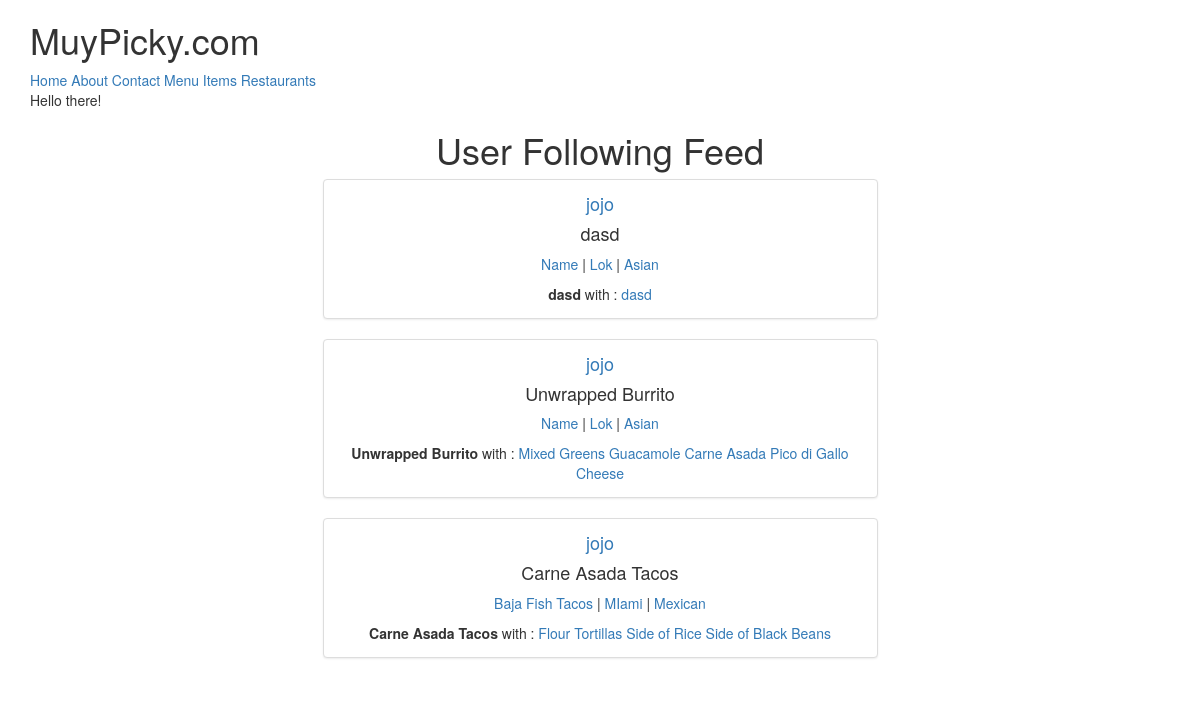
The app's page / (signed in) with its own data.
### menus/models.py (models this page shows, shortened)
class Item(models.Model):
    user        = models.ForeignKey(settings.AUTH_USER_MODEL)
    restaurant  = models.ForeignKey(RestaurantLocation)
    name        = models.CharField(max_length=120)
    contents    = models.TextField(help_text='Separate each item by comma')
    excludes    = models.TextField(blank=True, null=True, help_text='Separate each item by comma')
    public      = models.BooleanField(default=True)
    timestamp   = models.DateTimeField(auto_now_add=True)
    updated     = models.DateTimeField(auto_now=True)
    class Meta:
        ordering = ['-updated', '-timestamp']
    def get_contents(self):
        return self.contents.split(",")

### restaurants/models.py (models this page shows, shortened)
class RestaurantLocation(models.Model):
    owner       = models.ForeignKey(User) # Django Models Unleashed JOINCFE.com
    name        = models.CharField(max_length=120)
    location    = models.CharField(max_length=120, null=True, blank=True)
    category    = models.CharField(max_length=120, null=True, blank=True, validators=[validate_category])
    timestamp   = models.DateTimeField(auto_now_add=True)
    updated     = models.DateTimeField(auto_now=True)
    slug        = models.SlugField(null=True, blank=True)
    objects = RestaurantLocationManager() # add Models.objects.all()
    @property
    def title(self):
        return self.name

### menus/views.py (the view)
# urls.py: url(r'^$', HomeView.as_view(), name='home'),
class HomeView(View):
    def get(self, request, *args, **kwargs):
        if not request.user.is_authenticated():
            return render(request, 'home.html', {})
        user = request.user
        is_following_user_ids = [x.user.id for x in user.is_following.all()]
        qs = Item.objects.filter(user__id__in=is_following_user_ids, public=True).order_by('-updated')[:3]
        return render(request, 'menus/home-feed.html', {'object_list': qs})

### menus/templates/menus/home-feed.html
{% extends 'base.html' %}
{% block content %}
<div class='row'>
<div class='col-sm-6 text-center col-sm-offset-3'>
        <h1>User Following Feed</h1>
{% for obj in object_list %}
        <div class='thumbnail'>
            <h4><a href="{% url 'profile:detail' username=obj.user.username %}">{{ obj.user.username }}</a></h4>
            <h4>{{ obj.name }}</h4>
            <p>
                <a href="{% url 'profile:detail' username=obj.user.username %}?q={{ obj.restaurant.title }}">{{ obj.restaurant.title }}</a>
                | <a href="{% url 'profile:detail' username=obj.user.username %}?q={{ obj.restaurant.location }}">{{ obj.restaurant.location }}</a>
                | <a href="{% url 'profile:detail' username=obj.user.username %}?q={{ obj.restaurant.category }}">{{ obj.restaurant.category }}</a>
            </p>
            <p>
                <b>{{ obj.name }}</b> with :
                {% for ing in obj.get_contents %}
                    <a href='{% url 'profile:detail' username=obj.user.username %}?q={{ ing }}'>
                        {{ ing }}
                    </a>
                {% endfor %}
            </p>
        </div>
{% endfor %}
</div>
</div>
{% endblock content %}

### records on screen
Item: user.username "jojo", name "dasd", restaurant "Name", restaurant.location "Lok", restaurant.category "Asian", get_contents "dasd"
Item: user.username "jojo", name "Unwrapped Burrito", restaurant "Name", restaurant.location "Lok", restaurant.category "Asian", get_contents "Mixed Greens" "Guacamole" "Carne Asada" "Pico di Gallo" "Cheese"
Item: user.username "jojo", name "Carne Asada Tacos", restaurant "Baja Fish Tacos", restaurant.location "MIami", restaurant.category "Mexican", get_contents "Flour Tortillas" "Side of Rice" "Side of Black Beans"
